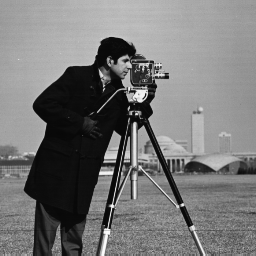
%> input picture Assignment 1/input.png, 256 x 256 px
$ octave code.m   (GNU Octave 9; MATLAB toolbox functions it lacks are replaced by stand-ins)
%> lines starting %> are read from the running program, lines starting %| are printed output that depends on the picture
%Create the mirror image of an image and merge the two images

I = imread('input.png');
%> I is the input picture: size 256x256 uint8; min 7, max 253, mean 118.7
figure;
imshow(I);

flipped = I(:, end:-1:1 ,:);
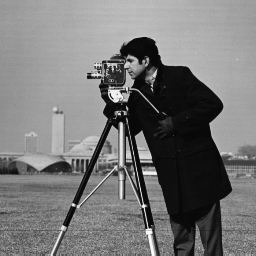
%> flipped: size 256x256 uint8; min 7, max 253, mean 118.7; mean of the top-left, top-right, bottom-left and bottom-right quarters 153.8, 119.9, 125.4, 75.8
figure;
imshow(flipped);

%original_grayscale = rgb2gray(I);
%flipped_grayscale = rgb2gray(flipped);

[row, col, dep] = size(I);
%> row = 256; col = 256; dep = 1
merged = uint8(ones(row, col, dep));
merged(:, 1:col, :) = I(:,:,:);
merged(:, col+1:2*col, :) = flipped(:,:,:);
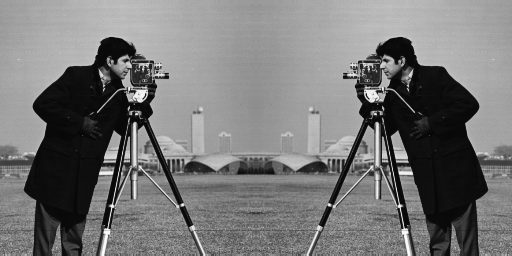
%> merged: size 256x512 uint8; min 7, max 253, mean 118.7
figure;
imshow(merged);

imwrite(merged, 'output.jpg');
